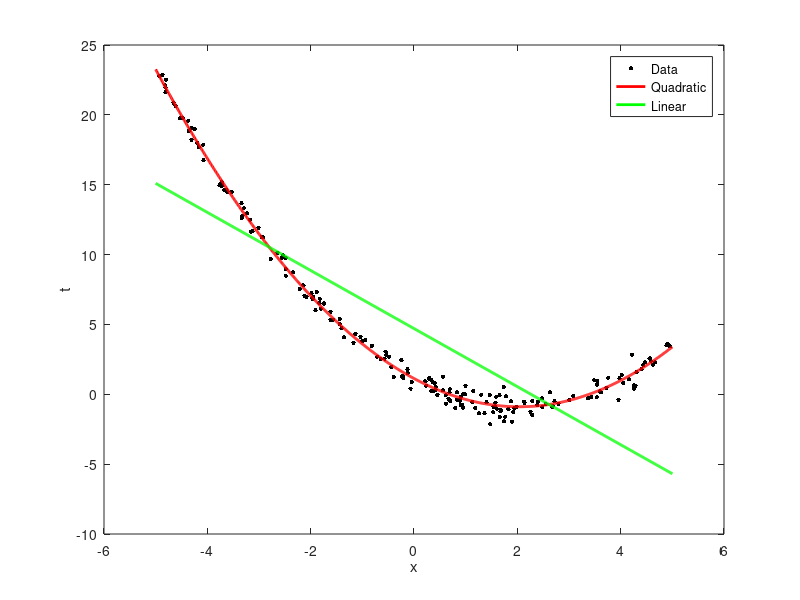

This chart was generated by the following MATLAB code:
clear all;
close all;

N=200;
x = 10*(sort(rand(N,1))-0.5);
w_0 = 1;
w_1 = -2;
w_2 = 0.5;

t = w_0 + w_1 * x +w_2 * (x.^2);
t = t + 0.5*randn(N,1);

figure(1);
hold off;
plot(x,t,'k','markersize',10);
xlabel('x');
ylabel('t');

X = [];
for k =0:2
    X=[X x.^k];
    if k==1 
        linear_w = inv(X'*X) * X' *t;
    end
    if k==2
        quad_w = inv(X'*X)*X'*t;
    end
end

fprintf('\n linear function: t=%g+%g x',linear_w(1),linear_w(2));
fprintf('\n Quadratic function: t=%g +%g x +%g x^2',...
    quad_w(1),quad_w(2),quad_w(3));


plotx = [-5:0.01:5]';
plotX = [];
for k = 0:2
    plotX=[plotX plotx.^k];
end

figure(1);
hold off;
plot(x,t,'k.','markersize',10);
xlabel('x');
ylabel('t');
hold on;
plot(plotx,plotX*quad_w,'r','linewidth',2);
plot(plotx,plotX(:,1:2)*linear_w,'g','linewidth',2);

legend('Data','Quadratic','Linear')






